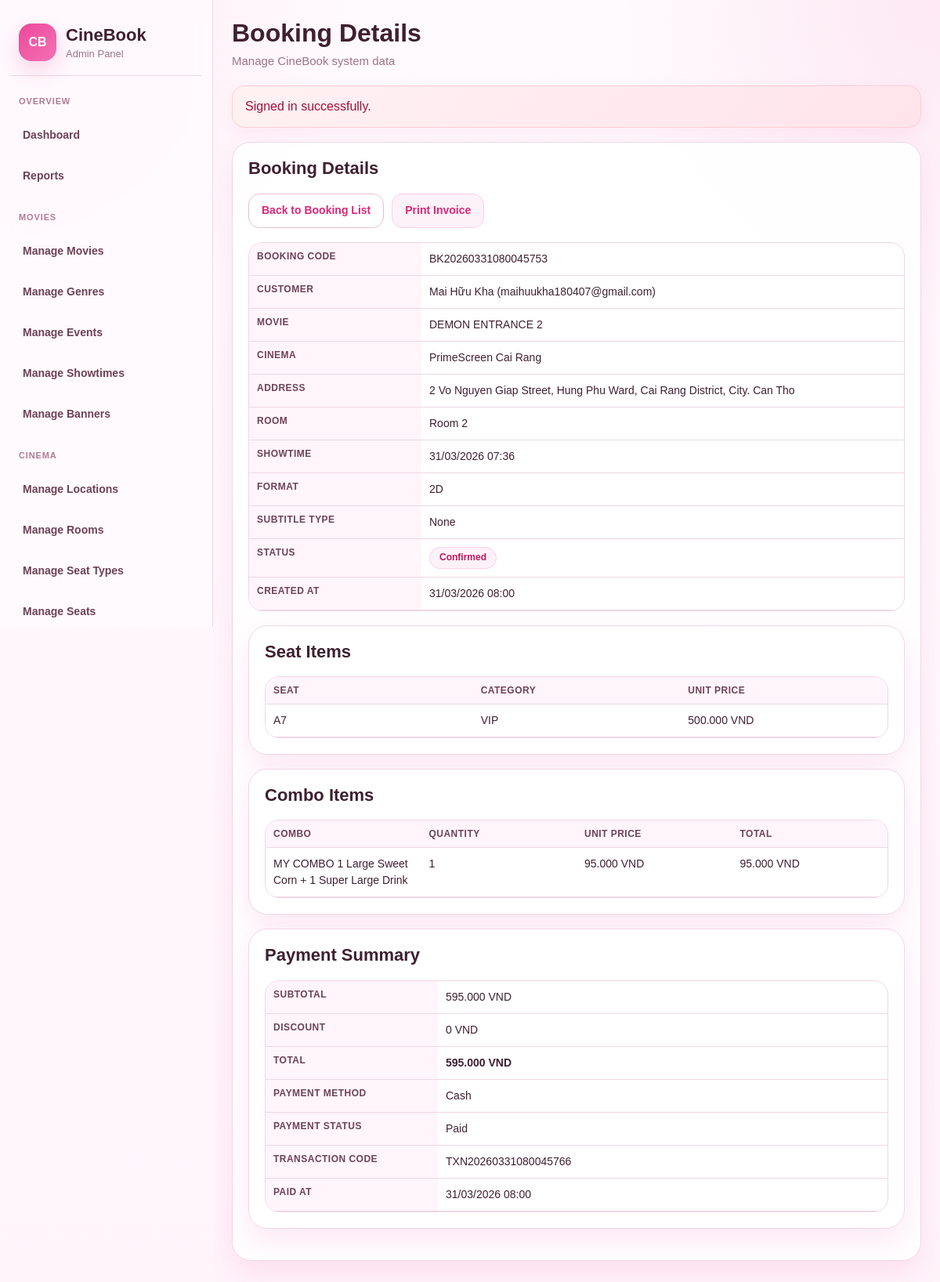
The page /admin/bookings/detail.php?id=9 (signed in) on the database its author committed.
### tables this page shows
CREATE TABLE `bookings` (
  `booking_id` int(11) NOT NULL,
  `user_id` int(11) NOT NULL,
  `show_id` int(11) NOT NULL,
  `booking_code` varchar(50) NOT NULL,
  `status` varchar(20) NOT NULL DEFAULT 'pending',
  `hold_expires_at` datetime DEFAULT NULL,
  `subtotal` decimal(10,2) NOT NULL DEFAULT 0.00,
  `discount_total` decimal(10,2) NOT NULL DEFAULT 0.00,
  `total` decimal(10,2) NOT NULL DEFAULT 0.00,
  `created_at` datetime NOT NULL DEFAULT current_timestamp()
);

CREATE TABLE `showtimes` (
  `show_id` int(11) NOT NULL,
  `movie_id` int(11) NOT NULL,
  `room_id` int(11) NOT NULL,
  `start_at` datetime NOT NULL,
  `end_at` datetime NOT NULL,
  `base_price` decimal(10,2) NOT NULL,
  `screen_format` varchar(50) DEFAULT '2D',
  `subtitle_type` varchar(50) DEFAULT NULL,
  `status` varchar(20) NOT NULL DEFAULT 'scheduled',
  `created_at` datetime NOT NULL DEFAULT current_timestamp(),
  `updated_at` datetime NOT NULL DEFAULT current_timestamp() ON UPDATE current_timestamp()
);

CREATE TABLE `booking_combos` (
  `booking_combo_id` int(11) NOT NULL,
  `booking_id` int(11) NOT NULL,
  `combo_id` int(11) NOT NULL,
  `quantity` int(11) NOT NULL DEFAULT 1,
  `unit_price` decimal(10,2) NOT NULL
);

CREATE TABLE `combo_products` (
  `combo_id` int(11) NOT NULL,
  `name` varchar(150) NOT NULL,
  `description` text DEFAULT NULL,
  `price` decimal(10,2) NOT NULL,
  `image` varchar(255) DEFAULT NULL,
  `status` varchar(20) NOT NULL DEFAULT 'active',
  `created_at` datetime NOT NULL DEFAULT current_timestamp(),
  `updated_at` datetime NOT NULL DEFAULT current_timestamp() ON UPDATE current_timestamp()
);

CREATE TABLE `payments` (
  `payment_id` int(11) NOT NULL,
  `booking_id` int(11) NOT NULL,
  `method` varchar(50) NOT NULL,
  `amount` decimal(10,2) NOT NULL,
  `status` varchar(20) NOT NULL DEFAULT 'pending',
  `paid_at` datetime DEFAULT NULL,
  `transaction_code` varchar(100) DEFAULT NULL
);

### includes/helpers.php (called while the page is built, shortened)
<?php
function e(?string $value): string
{
    return htmlspecialchars($value ?? '', ENT_QUOTES, 'UTF-8');
}
function format_currency($amount): string
{
    return number_format((float)$amount, 0, ',', '.') . ' VND';
}
function get(string $key, $default = '')
{
    $value = $_GET[$key] ?? $default;
    if (is_string($value)) {
        return trim($value);
    }
    return $value;
}

### admin/bookings/detail.php (the view, shortened to what this page needs)
<?php
require_once __DIR__ . '/../../includes/admin_layout_start.php';
$conn = db_connect();
$bookingId = (int) get('id', 0);
$booking = null;
$seats = [];
$combos = [];
$payment = null;
if ($bookingId > 0) {
    $bookingSql = "
        SELECT
            b.booking_id,
            b.booking_code,
            b.status,
            b.subtotal,
            b.discount_total,
            b.total,
            b.created_at,
            COALESCE(u.name, 'Guest') AS user_name,
            COALESCE(u.email, 'N/A') AS user_email,
            COALESCE(m.title, 'N/A') AS movie_title,
            s.start_at,
            s.screen_format,
            s.subtitle_type,
            COALESCE(r.room_name, 'N/A') AS room_name,
            COALESCE(l.name, 'N/A') AS location_name,
            COALESCE(l.address, 'N/A') AS location_address
        FROM bookings b
        LEFT JOIN users u ON b.user_id = u.user_id
        LEFT JOIN showtimes s ON b.show_id = s.show_id
        LEFT JOIN movies m ON s.movie_id = m.movie_id
        LEFT JOIN rooms r ON s.room_id = r.room_id
        LEFT JOIN locations l ON r.location_id = l.location_id
        WHERE b.booking_id = ?
        LIMIT 1
    ";
    $bookingStmt = $conn->prepare($bookingSql);
    $bookingStmt->bind_param('i', $bookingId);
    $bookingStmt->execute();
    $bookingResult = $bookingStmt->get_result();
    $booking = $bookingResult->fetch_assoc();
    if ($booking) {
        $seatSql = "
            SELECT
                bs.unit_price,
                se.seat_row,
                se.seat_number,
                sc.name AS category_name
            FROM booking_seats bs
            INNER JOIN show_seats ss ON bs.show_seat_id = ss.show_seat_id
            INNER JOIN seats se ON ss.seat_id = se.seat_id
            INNER JOIN seat_categories sc ON se.category_id = sc.category_id
            WHERE bs.booking_id = ?
            ORDER BY se.seat_row ASC, CAST(se.seat_number AS UNSIGNED) ASC, se.seat_number ASC
        ";
        $seatStmt = $conn->prepare($seatSql);
        $seatStmt->bind_param('i', $bookingId);
        $seatStmt->execute();
        $seatResult = $seatStmt->get_result();
        while ($row = $seatResult->fetch_assoc()) {
            $seats[] = $row;
        }
        $comboSql = "
            SELECT
                bc.quantity,
                bc.unit_price,
                cp.name
            FROM booking_combos bc
            INNER JOIN combo_products cp ON bc.combo_id = cp.combo_id
            WHERE bc.booking_id = ?
            ORDER BY cp.name ASC
        ";
        $comboStmt = $conn->prepare($comboSql);
        $comboStmt->bind_param('i', $bookingId);
        $comboStmt->execute();
        $comboResult = $comboStmt->get_result();
        while ($row = $comboResult->fetch_assoc()) {
            $combos[] = $row;
        }
        $paymentSql = "
            SELECT method, amount, status, paid_at, transaction_code
            FROM payments
            WHERE booking_id = ?
            ORDER BY payment_id DESC
            LIMIT 1
        ";
        $paymentStmt = $conn->prepare($paymentSql);
        $paymentStmt->bind_param('i', $bookingId);
        $paymentStmt->execute();
        $paymentResult = $paymentStmt->get_result();
        $payment = $paymentResult->fetch_assoc();
    }
}
function booking_status_badge(string $status): array
{
    return match ($status) {
        'paid', 'confirmed' => [ucfirst($status), 'active'],
        'pending' => ['Pending', 'coming'],
        'cancelled', 'expired' => [ucfirst($status), 'inactive'],
        default => [ucfirst($status), 'inactive'],
    };
}
function payment_method_label(?string $method): string
{
    return ucwords(str_replace('_', ' ', $method));
}
?>
<div class="admin-content">
    <div class="admin-card">
        <div class="admin-card-head">
            <h2>Booking Details</h2>
        </div>
        <?php if ($booking): ?>
            <?php [$statusText, $statusClass] = booking_status_badge((string) $booking['status']); ?>
            <div style="display:flex; flex-wrap:wrap; gap:10px; margin-bottom:18px;">
                <a class="admin-btn-outline" href="index.php">Back to Booking List</a>
                <a class="admin-btn-soft" href="print.php?id=<?= (int) $booking['booking_id'] ?>&auto=1" target="_blank" rel="noopener">Print Invoice</a>
            </div>
            <div class="admin-table-wrap" style="margin-bottom:18px;">
                <table class="admin-table admin-table-compact">
                    <tbody>
                        <tr>
                            <th style="width:220px;">Booking Code</th>
                            <td><?= e($booking['booking_code']) ?></td>
                        </tr>
                        <tr>
                            <th>Customer</th>
                            <td><?= e($booking['user_name']) ?><?= $booking['user_email'] !== 'N/A' ? ' (' . e($booking['user_email']) . ')' : '' ?></td>
                        </tr>
                        <tr>
                            <th>Movie</th>
                            <td><?= e($booking['movie_title']) ?></td>
                        </tr>
                        <tr>
                            <th>Cinema</th>
                            <td><?= e($booking['location_name']) ?></td>
                        </tr>
                        <tr>
                            <th>Address</th>
                            <td><?= e($booking['location_address']) ?></td>
                        </tr>
                        <tr>
                            <th>Room</th>
                            <td><?= e($booking['room_name']) ?></td>
                        </tr>
                        <tr>
                            <th>Showtime</th>
                            <td><?= !empty($booking['start_at']) ? date('d/m/Y H:i', strtotime($booking['start_at'])) : 'N/A' ?></td>
                        </tr>
                        <tr>
                            <th>Format</th>
                            <td><?= e($booking['screen_format'] ?: '2D') ?></td>
                        </tr>
                        <tr>
                            <th>Subtitle Type</th>
                            <td><?= e($booking['subtitle_type'] ?: 'None') ?></td>
                        </tr>
                        <tr>
                            <th>Status</th>
                            <td><span class="admin-badge <?= e($statusClass) ?>"><?= e($statusText) ?></span></td>
                        </tr>
                        <tr>
                            <th>Created At</th>
                            <td><?= !empty($booking['created_at']) ? date('d/m/Y H:i', strtotime($booking['created_at'])) : 'N/A' ?></td>
                        </tr>
                    </tbody>
                </table>
            </div>
            <div class="admin-card" style="margin-bottom:18px;">
                <div class="admin-card-head">
                    <h2>Seat Items</h2>
                </div>
                <?php if (!empty($seats)): ?>
                    <div class="admin-table-wrap">
                        <table class="admin-table admin-table-compact">
                            <thead>
                                <tr>
                                    <th>Seat</th>
                                    <th>Category</th>
                                    <th>Unit Price</th>
                                </tr>
                            </thead>
                            <tbody>
                                <?php foreach ($seats as $seat): ?>
                                    <tr>
                                        <td><?= e($seat['seat_row'] . $seat['seat_number']) ?></td>
                                        <td><?= e($seat['category_name']) ?></td>
                                        <td><?= format_currency($seat['unit_price']) ?></td>
                                    </tr>
                                <?php endforeach; ?>
                            </tbody>
                        </table>
                    </div>
                <?php else: ?>
                    <div class="admin-empty">No seat items found.</div>
                <?php endif; ?>
            </div>
            <div class="admin-card" style="margin-bottom:18px;">
                <div class="admin-card-head">
                    <h2>Combo Items</h2>
                </div>
                <?php if (!empty($combos)): ?>
                    <div class="admin-table-wrap">
                        <table class="admin-table admin-table-compact">
                            <thead>
                                <tr>
                                    <th>Combo</th>
                                    <th>Quantity</th>
                                    <th>Unit Price</th>
                                    <th>Total</th>
                                </tr>
                            </thead>
                            <tbody>
                                <?php foreach ($combos as $combo): ?>
                                    <tr>
                                        <td><?= e($combo['name']) ?></td>
                                        <td><?= (int) $combo['quantity'] ?></td>
                                        <td><?= format_currency($combo['unit_price']) ?></td>
                                        <td><?= format_currency((float) $combo['unit_price'] * (int) $combo['quantity']) ?></td>
                                    </tr>
                                <?php endforeach; ?>
                            </tbody>
                        </table>
                    </div>
                <?php else: ?>
                    <div class="admin-empty">No combo items selected.</div>
                <?php endif; ?>
            </div>
            <div class="admin-card">
                <div class="admin-card-head">
                    <h2>Payment Summary</h2>
                </div>
                <div class="admin-table-wrap">
                    <table class="admin-table admin-table-compact">
                        <tbody>
                            <tr>
                                <th style="width:220px;">Subtotal</th>
                                <td><?= format_currency($booking['subtotal'] ?? 0) ?></td>
                            </tr>
                            <tr>
                                <th>Discount</th>
                                <td><?= format_currency($booking['discount_total'] ?? 0) ?></td>
                            </tr>
                            <tr>
                                <th>Total</th>
                                <td><strong><?= format_currency($booking['total'] ?? 0) ?></strong></td>
                            </tr>
                            <tr>
                                <th>Payment Method</th>
                                <td><?= e(payment_method_label($payment['method'] ?? null)) ?></td>
                            </tr>
                            <tr>
                                <th>Payment Status</th>
                                <td><?= e(ucfirst((string) ($payment['status'] ?? 'N/A'))) ?></td>
                            </tr>
                            <tr>
                                <th>Transaction Code</th>
                                <td><?= e($payment['transaction_code'] ?? 'N/A') ?></td>
                            </tr>
                            <tr>
                                <th>Paid At</th>
                                <td><?= !empty($payment['paid_at']) ? date('d/m/Y H:i', strtotime($payment['paid_at'])) : 'N/A' ?></td>
                            </tr>
                        </tbody>
                    </table>
                </div>
            </div>
        <?php else: ?>
            <div class="admin-empty">Booking not found.</div>
        <?php endif; ?>
    </div>
</div>
<?php require_once __DIR__ . '/../../includes/admin_layout_end.php'; ?>

### rows shown on the page
bookings: booking_code "BK20260331080045753", show.start_at "31/03/2026 07:36", show.screen_format "2D", show.subtitle_type "None", created_at "31/03/2026 08:00", subtotal "595.000 VND", discount_total "0 VND", total "595.000 VND"
booking_combos: combo.name "MY COMBO 1 Large Sweet Corn + 1 Super Large Drink", quantity "1", unit_price "95.000 VND", format_currency((float) $combo['unit_price'] * (int) $combo['quantity']) "95.000 VND"
payments: method "Cash", status "Paid", transaction_code "TXN20260331080045766", paid_at "31/03/2026 08:00"

### other values the page prints
$pageTitle "Booking Details"
$flash['message'] "Signed in successfully."
$booking['user_name'] "Mai Hữu Kha"
$booking['user_email'] "maihuukha180407@gmail.com"
$booking['movie_title'] "DEMON ENTRANCE 2"
$booking['location_name'] "PrimeScreen Cai Rang"
$booking['location_address'] "2 Vo Nguyen Giap Street, Hung Phu Ward, Cai Rang District, City. Can Tho"
$booking['room_name'] "Room 2"
$statusText "Confirmed"
$seat['seat_row'] . $seat['seat_number'] "A7"
$seat['category_name'] "VIP"
format_currency($seat['unit_price']) "500.000 VND"
